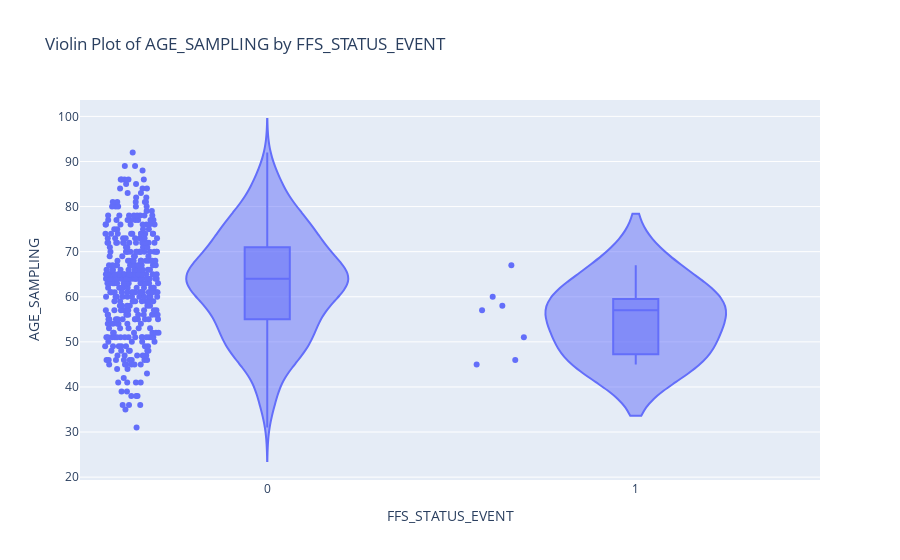
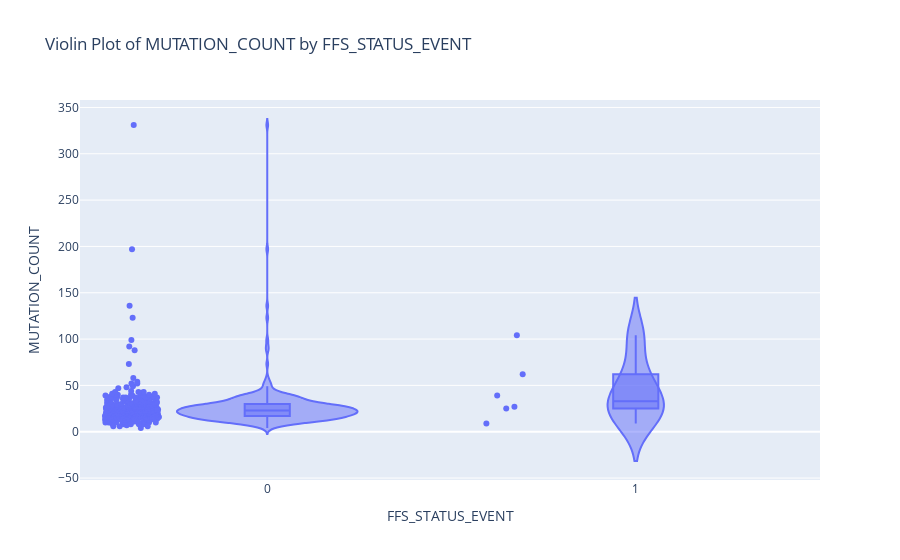

Notebook code cell kept with these figures, in order:
### Code cell
# 1. Violin plot of AGE_SAMPLING grouped by community
fig_violin = px.violin(community_3, y='AGE_SAMPLING', x='FFS_STATUS_EVENT', box=True, points='all',
                    title='Violin Plot of AGE_SAMPLING by FFS_STATUS_EVENT')
fig_violin.show()

# 1. Violin plot of AGE_SAMPLING grouped by community
fig_violin = px.violin(community_3, y='MUTATION_COUNT', x='FFS_STATUS_EVENT', box=True, points='all',
                    title='Violin Plot of MUTATION_COUNT by FFS_STATUS_EVENT')
fig_violin.show()

### Figure 1 — Plotly figure (JSON) as saved in the notebook; plotly's stock layout.template omitted (floating-point values rounded to 4 significant figures; data arrays with more than 128 entries replaced by an {"elided": "..."} marker saying what was removed)
{"data": [{"alignmentgroup": "True", "box": {"visible": true}, "hovertemplate": "FFS_STATUS_EVENT=%{x}<br>AGE_SAMPLING=%{y}<extra></extra>", "legendgroup": "", "marker": {"color": "#636efa"}, "name": "", "offsetgroup": "", "orientation": "v", "points": "all", "scalegroup": "True", "showlegend": false, "type": "violin", "x": {"elided": "379 int values"}, "x0": " ", "xaxis": "x", "y": {"elided": "379 float values"}, "y0": " ", "yaxis": "y"}], "layout": {"legend": {"tracegroupgap": 0}, "title": {"text": "Violin Plot of AGE_SAMPLING by FFS_STATUS_EVENT"}, "violinmode": "group", "xaxis": {"anchor": "y", "domain": [0, 1], "title": {"text": "FFS_STATUS_EVENT"}}, "yaxis": {"anchor": "x", "domain": [0, 1], "title": {"text": "AGE_SAMPLING"}}}}

### Figure 2 — Plotly figure (JSON) as saved in the notebook; plotly's stock layout.template omitted (floating-point values rounded to 4 significant figures; data arrays with more than 128 entries replaced by an {"elided": "..."} marker saying what was removed)
{"data": [{"alignmentgroup": "True", "box": {"visible": true}, "hovertemplate": "FFS_STATUS_EVENT=%{x}<br>MUTATION_COUNT=%{y}<extra></extra>", "legendgroup": "", "marker": {"color": "#636efa"}, "name": "", "offsetgroup": "", "orientation": "v", "points": "all", "scalegroup": "True", "showlegend": false, "type": "violin", "x": {"elided": "379 int values"}, "x0": " ", "xaxis": "x", "y": {"elided": "379 float values"}, "y0": " ", "yaxis": "y"}], "layout": {"legend": {"tracegroupgap": 0}, "title": {"text": "Violin Plot of MUTATION_COUNT by FFS_STATUS_EVENT"}, "violinmode": "group", "xaxis": {"anchor": "y", "domain": [0, 1], "title": {"text": "FFS_STATUS_EVENT"}}, "yaxis": {"anchor": "x", "domain": [0, 1], "title": {"text": "MUTATION_COUNT"}}}}
